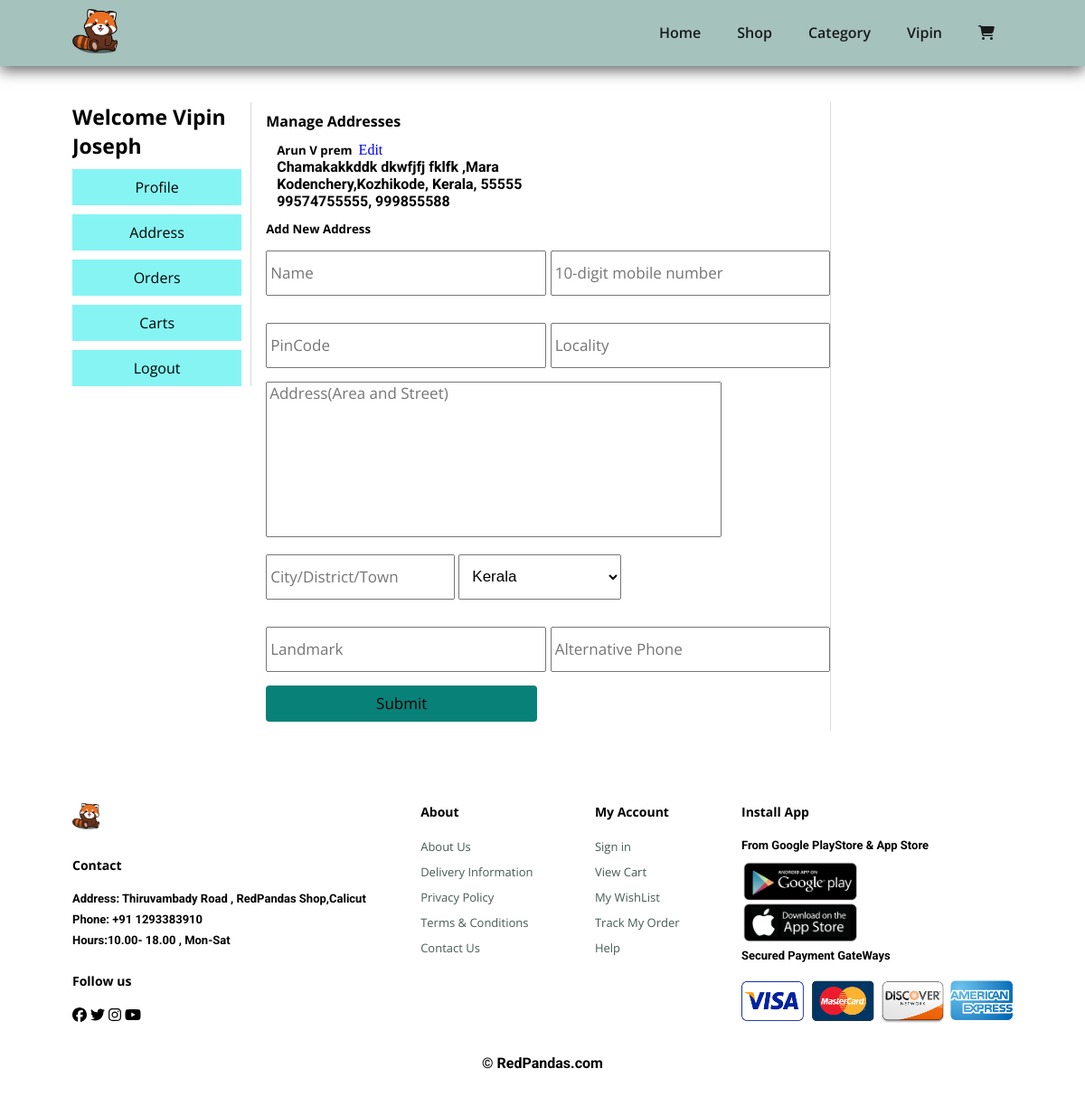
Page /address/ (signed in) on the committed database.
### app/models.py (models this page shows, shortened)
class Customer(models.Model):
    user = models.ForeignKey(User, on_delete=models.CASCADE)
    name = models.CharField(max_length=200)
    mobile_number = models.IntegerField(default=0)
    other_mobile_number =models.IntegerField(default=0)
    address = models.TextField(default='none')
    locality = models.CharField(max_length=200)
    city = models.CharField(max_length=50)
    landmark = models.CharField(max_length=60, default='none')
    pincode = models.IntegerField()
    state = models.CharField(choices=STATE_CHOICES, max_length=50)

### app/views.py (the view, shortened to what this page needs)
# urls.py: path('address/', views.address, name='address'),
def address(request):
    if request.user.is_authenticated:
        address_added = Customer.objects.filter(user=request.user)
        return render(request, 'app/address.html', {'address_added': address_added})
    else:
        return render(request, 'app/404.html')

### app/templates/app/address.html (shortened to what this page needs)
{% extends 'app/profile.html' %}
{% load static %}
{% block account-info %}
<h4>Manage Addresses</h4>
    {% if address_added %}
        {% for address in address_added%}
        <div class="address_box">
            <div style="display: flex;"><h5>{{address.name}}</h5>  <a href="{% url 'edit' address.id%}" style="text-decoration: none; color: blue; margin-left: 7px;">Edit</a>
            </div>
            <p>{{address.address}} ,{{address.landmark}}</p>
            <p>{{address.locality}},{{address.city}}, {{address.state}}, {{address.pincode}}</p>
            <p>{{address.mobile_number}}, {{address.other_mobile_number}}</p>
        </div>
        {%endfor%}
    {%endif%}
    <h5>Add New Address</h5>
    {% if checkout %}
    <form method="POST" action="{% url 'add_address_once'%}">
        {%csrf_token%}
        <div>
            <input type="text" placeholder="Name" name="name" required>
            <input type="number" placeholder="10-digit mobile number" name="phone" required>
        </div>
        <div>
            <input type="number" placeholder="PinCode" name="pincode" required>
            <input type="text" placeholder="Locality" name="locality" required>
        </div>
        <textarea name="address" placeholder="Address(Area and Street)" id="" cols="40" rows="10" style="resize: none;
        " required></textarea>
        <div>
            <input  type="text" placeholder="City/District/Town" name="city" required>
            <div class="state-sel" >
                <select name="state" id="state" required >
                    <option value="Kerala" selected>Kerala</option>
                    <option value="Tamil Nadu" >Tamil Nadu</option>
                    <option value="Karnataka" >Karnataka</option>
                </select>
            </div>
            </div>
        <div>
            <input type="text" placeholder="Landmark" name="landmark" >
            <input type="text" placeholder="Alternative Phone" name="alt_phone">
        </div>
        <input class="normal" type="submit" value="Save" >
    </form>
    {%else%}
    <form method="POST" action="{% url 'address'%}">
        <div>
            <input type="text" placeholder="Name" name="name" required>
            <input type="number" placeholder="10-digit mobile number" name="phone" required>
        </div>
        <div>
            <input type="number" placeholder="PinCode" name="pincode" required>
            <input type="text" placeholder="Locality" name="locality" required>
        </div>
        <textarea name="address" placeholder="Address(Area and Street)" id="" cols="40" rows="10" style="resize: none;
        " required></textarea>
        <div>
            <input  type="text" placeholder="City/District/Town" name="city" required>
            <div class="state-sel" >
                <select name="state" id="state" required >
                    <option value="Kerala" selected>Kerala</option>
                </select>
            </div>
            </div>
        <div>
            <input type="text" placeholder="Landmark" name="landmark" >
            <input type="text" placeholder="Alternative Phone" name="alt_phone">
        </div>
        <input class="normal" type="submit" value="Submit" >
    </form>
    {%endif%}
{% endblock account-info %}

### app/templates/app/profile.html (shortened to what this page needs)
{% extends 'app/base.html' %}
{% load static %}
{% block main-content %}
<section id="account" class="section-p1">
  <div class="account-nav">
    <h3>Welcome {{user.first_name}} {{user.last_name}}</h3>
    <ul>
      <li><a href="{% url 'account_info' %}">Profile</a></li>
      <li><a href="{% url 'address' %}">Address</a></li>
      <li><a href="">Orders</a></li>
      <li><a href="">Carts</a></li>
      <li><a href="{% url 'logout_view'%}">Logout</a></li>
    </ul>
  </div>
  <div class="account-right section-p1">
    {% block account-info %}{% endblock account-info %}
  </div>
</section>
{% endblock main-content %}

### app/templates/app/base.html (shortened to what this page needs)
<!doctype html>
{% load static %}
<html lang="en">
  <head>
    <link rel="stylesheet" href="{% static 'app/css/owl.carousel.min.css' %}">
    <link rel="stylesheet" href="{% static 'app/css/all.min.css' %}">
    <link rel="stylesheet" href="{% static 'app/css/my_style.css' %}" />
    <link
      rel="stylesheet"
      href="https://cdnjs.cloudflare.com/ajax/libs/font-awesome/6.4.0/css/all.min.css"
    />
  </head>
  <body>
    <section id="header">
      <a href="#">
        <img src="{% static 'app/img/logo.png' %}" class="logo" width="50" alt="" />
      </a>
      <div>
        <ul id="navbar">
          <li><a href="{% url 'home' %}"">Home</a></li>
          <li><a href="{% url 'shop' %}">Shop</a></li>
          <li><a href="{% url 'category_digital'%}">Category</a></li>
          {% if request.user.is_authenticated %}
          <li><a href="{% url 'profile' %}">{{user.first_name}}</a></li>
          {%else%}
          <li><a href="{% url 'login' %}">Login</a></li>
          <li><a href="{% url 'signup' %}">Register</a></li>
          {% endif%}
          {% if request.user.is_authenticated %}
          <li>
            <a id="lg-bag" href="{% url 'show_my_cart' %}"> <i class="fa-solid fa-cart-shopping"></i></a>
          </li>
          {% endif%}
                  </ul>
      </div>
    </section>
    {% block main-content %} {% endblock main-content %}
    <footer class="section-p1">
      <div id="footer">
        <div class="col">
          <img  class="logo" src="{% static 'app/img/logo.png' %}" width="30" alt="" />
          <h4>Contact</h4>
          <p>
            <strong>Address:</strong> Thiruvambady Road , RedPandas Shop,Calicut
          </p>
          <p><strong>Phone:</strong> +91 1293383910</p>
          <p><strong>Hours:</strong>10.00- 18.00 , Mon-Sat</p>
          <div class="follow">
            <h4>Follow us</h4>
            <div class="icon">
              <i class="fa-brands fa-facebook"></i>
              <i class="fa-brands fa-twitter"></i>
              <i class="fa-brands fa-instagram"></i>
              <i class="fa-brands fa-youtube"></i>
            </div>
          </div>
        </div>
        <div class="col">
          <h4>About</h4>
          <a href="#">About Us</a>
          <a href="#">Delivery Information</a>
          <a href="#">Privacy Policy</a>
          <a href="#">Terms & Conditions</a>
          <a href="#">Contact Us</a>
        </div>
        <div class="col">
          <h4>My Account</h4>
          <a href="#">Sign in</a>
          <a href="#">View Cart</a>
          <a href="#">My WishList</a>
          <a href="#">Track My Order</a>
          <a href="#">Help</a>
        </div>
        <div class="col install">
          <h4>Install App</h4>
          <p>From Google PlayStore & App Store</p>
          <div class="row">
            <img class="img-install" src="{% static 'app/img/pay/install.png' %}" width="110" alt="" />
          </div>
          <p>Secured Payment GateWays</p>
          <div class="row">
            <img src="{% static 'app/img/pay/payment.png' %}" alt="" />
          </div>
        </div>
      </div>
      <div class="copyright">
        <p>&copy; RedPandas.com</p>
      </div>
    </footer>
  </body>
</html>

### app/static/app/css/my_style.css (style rules this page uses)
input[type="number"] { -moz-appearance: textfield; }
html { -webkit-tap-highlight-color:transparent; }
* { margin: 0; padding: 0; overflow-x: hidden; }
body { width: 100%; }
h3 { font-size: 23px; font-family: "Open Sans", sans-serif; }
h4 { font-size: 17; font-family: "Open Sans", sans-serif; }
h5 { font-family: "Open Sans", sans-serif; }
.section-p1 { padding: 40px 80px; }
.normal { padding: 8px 12px; font-family: "Poppins", sans-serif; background-color: #088178; border: none; border-radius: 4px; color: #fff; cursor: pointer; text-decoration: none; }
p { font-size: 15; font-weight: bold; font-family: "Roboto", sans-serif; }
#header { display: flex; align-items: center; justify-content: space-between; padding: 10px 80px; background-color: #a5c2bd; box-shadow: 0 5px 15px rgba(0, 0, 0, 0.6); z-index: 999; position: sticky; top: 0; left: 0; }
#navbar { display: flex; align-items: center; justify-content: space-between; }
#navbar li { list-style: none; padding: 0 20px; position: relative; }
#navbar li a { text-decoration: none; font-size: 16px; font-weight: 600; font-family: "Open Sans", sans-serif; color: #1a1a1a; transition: 0.3s ease; }
#footer { display: flex; flex-wrap: wrap; justify-content: space-between; }
#footer .col { display: flex; align-items: flex-start; flex-direction: column; margin-bottom: 20px; }
#footer .logo { margin-bottom: 30px; }
#footer h4 { font-size: 14px; padding-bottom: 20px; }
.img-install { width: 130px; }
#footer p { font-size: 13px; margin: 0 0 8px 0; }
#footer a { font-size: 13px; color: #222; text-decoration: none; margin-bottom: 10px; }
#footer .follow { margin-top: 20px; }
#footer .follow { padding-right: 4px; }
#footer .col a { color: #465b52; padding-right: 8px; font-family: "Open Sans", sans-serif; }
.copyright { display: flex; justify-content: center; }
#account { display: flex; flex-direction: row; align-items: flex-start; }
#account .account-nav { display: flex; flex-direction: column; width: 18%; padding-right: 10px; border-right: 1px solid #dad8d8; }
#account .account-nav ul { list-style: none; display: flex; width: 100%; flex-direction: column; justify-content: space-between; }
#account .account-nav li { background-color: #87f4f4; width: 100%; text-decoration: none; display: flex; align-items: center; justify-content: center; height: 40px; margin-top: 10px; }
#account .account-nav a { color: #000; text-decoration: none; font-family: "Open Sans", sans-serif; width: 100%; text-align: center; }
#account .account-right { width: 60%; margin-left: 16px; padding: 10px 0px; display: flex; flex-direction: column; border-right: 1px solid #dad8d8; align-self: flex-start; }
#account .account-right input { width: 300px; height: 40px; color: #000; font-size: 17px; padding: 3px; font-family: "Open Sans", sans-serif; }
#account .account-right form div { display: flex; width: 100%; height: 80px; justify-content: space-between; align-items: center; }
select { width: 180px; height: 50px; margin-left: 4px; padding-left: 10px; font-size: 17px; }
#account .account-right form div input { width: 48%; height: 40px; color: #000; font-size: 17px; padding-left: 3px; font-family: "Open Sans", sans-serif; }
#account .account-right form textarea { height: 170px; width: 80%; color: #000; font-size: 17px; padding-left: 3px; margin-right: 6px; font-family: "Open Sans", sans-serif; }
#account .address_box { margin: 10px; padding: 2px; }

### rows in the picture
Customer: name "Arun V prem", address "Chamakakkddk dkwfjfj fklfk", landmark "Mara", locality "Kodenchery", city "Kozhikode", state "Kerala", pincode "55555", mobile_number "99574755555", other_mobile_number "999855588"

### other values in the picture
{{ user.first_name }} "Vipin"
{{ user.last_name }} "Joseph"
